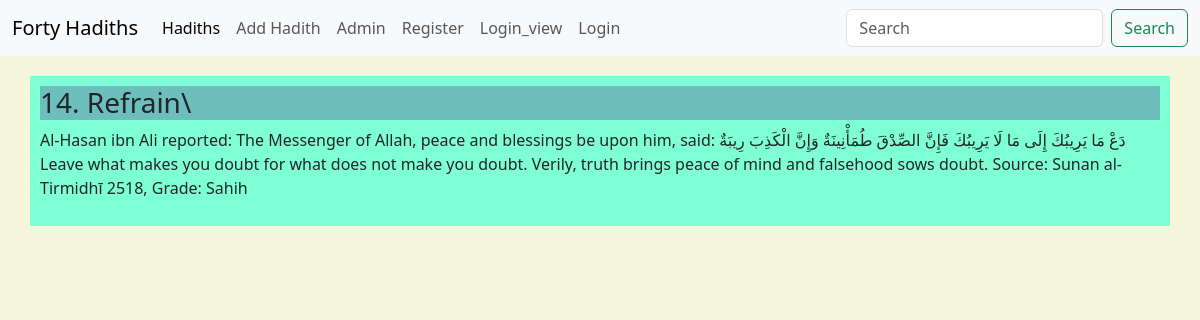
Screenshot of /hadith_detail/14/ with the database file from the repository.
### app/models.py (models this page shows, shortened)
class Hadith(models.Model):
    CATEGORY = (
        ('Hadith', 'Hadith'),
        ('Quran', 'Quran'),
        ('Others', 'Others')
    )
    tag = models.CharField(max_length=50, null=True, blank=True)
    title = models.CharField(max_length=200, null=True)
    detail = models.TextField(blank=True)
    date_created = models.DateTimeField(auto_now_add=True, null=True)
    date_updated = models.DateTimeField(auto_now=True, null=True)
    category = models.CharField(max_length=100, null=True, blank=True, choices=CATEGORY)

### app/views.py (the view)
# urls.py: path('hadith_detail/<str:pk>/', hadith_detail, name='hadith_detail'),
def hadith_detail(request, pk):
    hadith = Hadith.objects.get(id=pk)
    context={
        'hadith': hadith
    }
    return render(request, 'app/detail.html', context)

### app/templates/app/detail.html
{% extends 'app/home.html' %}
{% block content %}
<div class="container">
        <h3 class="title">{{hadith.id}}. {{hadith.title}}</h3>
        <p class="detail">{{hadith.detail}}</p>
</div>
{% endblock %}

### static/css/hadith.css (style rules this page uses)
.container { background-color: aquamarine; margin: 20px auto; padding: 10px; }
body { background-color: beige; }
.title { background-color: rgb(110, 190, 190); margin: none; }
.detail { text-decoration: none; }

### rows the page displays
Hadith: id "14", title "Refrain\\", detail "Al-Hasan ibn Ali reported: The Messenger of Allah, peace and blessings be upon him, said: دَعْ مَا يَرِيبُكَ إِلَى مَا لَا يَرِيبُكَ فَإِنَّ الصِّدْقَ طُمَأْنِينَةٌ وَإِنَّ الْكَذِبَ رِيبَةٌ Leave what makes you doubt for what does not make you doubt. Verily, truth brings peace of mind and falsehood sows doubt. Source: Sunan al-Tirmidhī 2518, Grade: Sahih"
